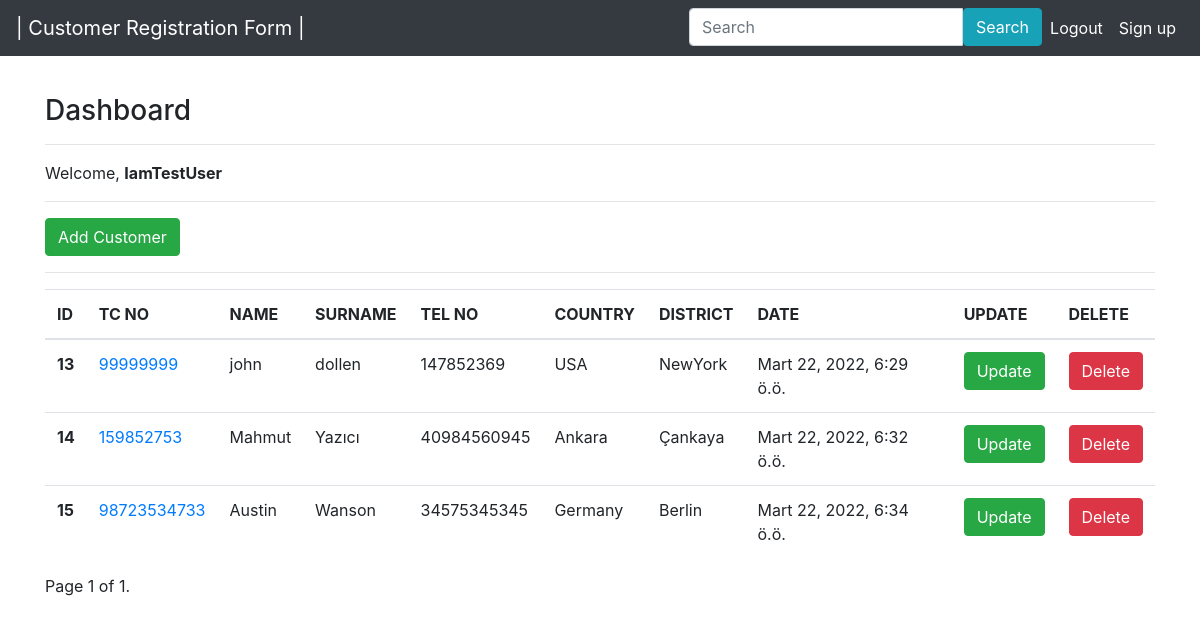
The page / (signed in) on the database its author committed.
### customer/models.py (models this page shows, shortened)
class Customer(models.Model):
  user = models.ForeignKey('auth.User', on_delete=models.CASCADE,verbose_name='User')
  tc = models.CharField(verbose_name='Tc no',max_length=11, unique=True)
  name = models.CharField(max_length=50, verbose_name='Name')
  surname = models.CharField(max_length=50, verbose_name='Surname')
  phone = models.CharField(verbose_name='Tel no', max_length=11)
  city = models.CharField(max_length=50, verbose_name='Country')
  district = models.CharField(max_length=50, verbose_name='district')
  created_date = models.DateTimeField(auto_now_add=True, verbose_name='created date')

### customer/views.py (the view, shortened to what this page needs)
# urls.py: path('', views.index, name='index'),
@login_required(login_url="user:login")
def index(request):
    customers = Customer.objects.filter(user=request.user)
    query = request.GET.get('q')
    paginator = Paginator(customers, 25)
    page = request.GET.get('page')
    try:
        customers = paginator.page(page)
    except PageNotAnInteger:
        customers = paginator.page(1)
    except EmptyPage:
        customers = paginator.page(paginator.num_pages)
    return render(request, 'index.html', {'customers': customers})

### templates/index.html (shortened to what this page needs)
{% extends 'layout.html' %}
{% block body %}
<br>
<h3>Dashboard</h3>
<hr>
<p>
  Welcome, <strong>{{request.user.username}}</strong>
</p>
<hr>
<a class="btn btn-success " href="/addcustomer">Add Customer</a>
<hr>
{% if customers %}
<table class="table">
  <thead class="thead">
    <tr>
      <th scope="col">ID</th>
      <th scope="col">TC NO</th>
      <th scope="col">NAME</th>
      <th scope="col">SURNAME</th>
      <th scope="col">TEL NO</th>
      <th scope="col">COUNTRY</th>
      <th scope="col">DISTRICT</th>
      <th scope="col">DATE</th>
      <th scope="col">UPDATE</th>
      <th scope="col">DELETE</th>
    </tr>
  </thead>
  <tbody>
    {% for customer in customers %}
    <tr>
      <th scope="row">{{customer.id}}</th>
      <td><a href="detail/{{customer.id}}">{{customer.tc}}</a></td>
      <td>{{customer.name}}</td>
      <td>{{customer.surname}}</td>
      <td>{{customer.phone}}</td>
      <td>{{customer.city}}</td>
      <td>{{customer.district}}</td>
      <td>{{customer.created_date}}</td>
      <td><a href="/update/{{customer.id}}" class="btn btn-success">Update</a></td>
      <td><a href="/delete/{{customer.id}}" class="btn btn-danger">Delete</a></td>
    </tr>
    {% endfor %}
  </tbody>
</table>
{% else %}
<div class="alert alert-danger">
  Nothing...
</div>
{% endif %}
<div class="pagination">
  <span class="step-links">
    <span class="current">
      Page {{ customers.number }} of {{ customers.paginator.num_pages }}.
    </span>
  </span>
</div>
{% endblock body %}

### rows shown on the page
Customer: id "13", tc "99999999", name "john", surname "dollen", phone "147852369", city "USA", district "NewYork", created_date "Mart 22, 2022, 6:29 ö.ö."
Customer: id "14", tc "159852753", name "Mahmut", surname "Yazıcı", phone "40984560945", city "Ankara", district "Çankaya", created_date "Mart 22, 2022, 6:32 ö.ö."
Customer: id "15", tc "98723534733", name "Austin", surname "Wanson", phone "34575345345", city "Germany", district "Berlin", created_date "Mart 22, 2022, 6:34 ö.ö."

### other values the page prints
{{ request.user.username }} "IamTestUser"
{{ customers.number }} "1"
{{ customers.paginator.num_pages }} "1"
